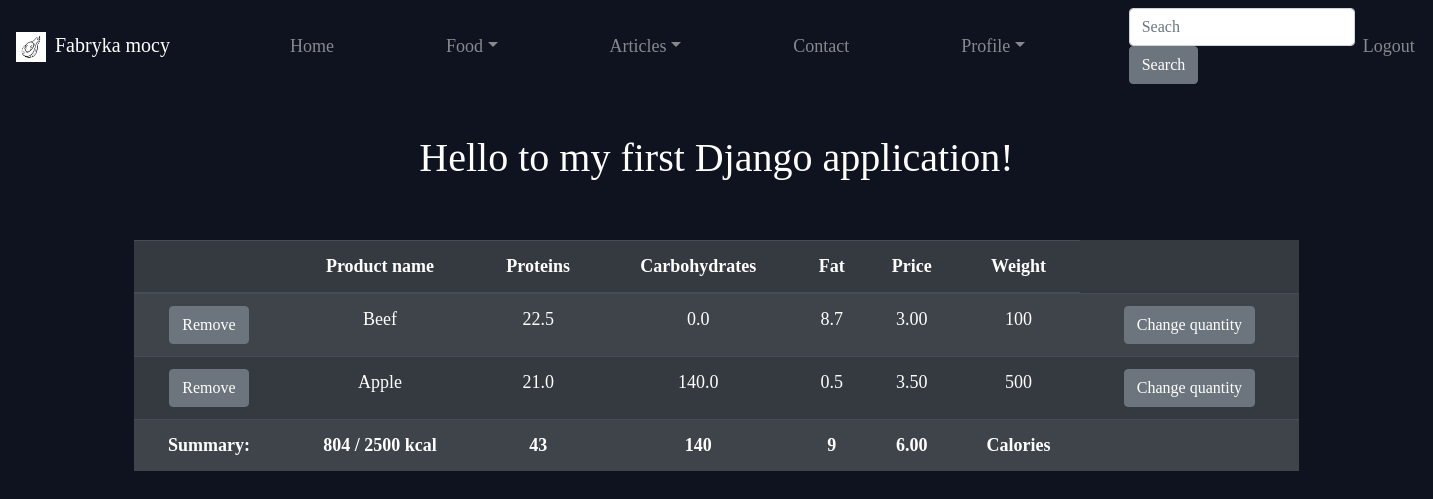
The app's page /user/diet_plan/ (signed in) with its own data.
### User/models.py (models this page shows, shortened)
class UserProd(models.Model):
	prod = models.ForeignKey(Products, on_delete=models.SET_NULL, null=True)
	date = models.TimeField(auto_now_add=True)
	diet_quantity = models.IntegerField(default=100)
	unique_number = models.CharField(max_length=10)
	@property
	def prod_protein(self):
		return round(self.prod.protein * self.diet_quantity / 100,2)
	@property
	def prod_carbohydrates(self):
		return round(self.prod.carbohydrates * self.diet_quantity / 100,2)
	@property
	def prod_fat(self):
		return round(self.prod.fat * self.diet_quantity / 100,2)
	@property
	def prod_price(self):
		return self.prod.price * self.diet_quantity / 100

class Diet(models.Model):
	profile_user = models.ForeignKey(Profile, on_delete=models.SET_NULL, null=True)
	date = models.TimeField(auto_now=True)
	diet_prod = models.ManyToManyField(UserProd, related_name="diet_set")#related_name="<class>_set" by default.
	def get_all_prods(self):
		return self.diet_prod.all()
	@property
	def get_diet_carbohydrates(self):
		return int(sum([diet_prod.prod_carbohydrates for diet_prod in self.diet_prod.all()]))
	@property
	def get_diet_fat(self):
		return int(sum([diet_prod.prod_fat for diet_prod in self.diet_prod.all()]))
	@property
	def get_diet_price(self):
		return int(sum([diet_prod.prod_price for diet_prod in self.diet_prod.all()]))
	@property
	def get_diet_proteins(self):
		return int(sum([diet_prod.prod_protein for diet_prod in self.diet_prod.all()]))
	@property
	def get_diet_callories(self):
		return int(sum([self.get_diet_carbohydrates*4, self.get_diet_fat*8, self.get_diet_proteins*4]))

class Profile(models.Model):
	user = models.OneToOneField(User, on_delete=models.CASCADE) # CASCADE: delete user => delete profile
	image = models.ImageField(default='default.jpg', upload_to='profile_pictures')#pip install Pillow require for handling images in Django
	username = models.CharField(max_length=50)
	diet_type = models.CharField(max_length=5, choices=(
		("1", "Vegan"),
		("2", "Vegeterian"),
		("3", "Paleo"),
		("4", "Keto"),
		("5", "None")
		), default="5"
	)
	calories_limit= models.IntegerField(default=2500, blank=True, null=True)

### Food/models.py (models this page shows, shortened)
class Products(models.Model):
    name = models.CharField(max_length=50)
    protein = models.FloatField()
    carbohydrates = models.FloatField()
    fat = models.FloatField()
    description = models.TextField(blank=True)
    quantity = models.IntegerField(blank=True)
    price = models.DecimalField(max_digits=100, decimal_places=2, blank=True)
    date = models.TimeField(auto_now_add=True)
    food_type = models.CharField(max_length=6, choices=(
        ("1", "Meat"),
        ("2", "Fruit"),
        ("3", "Vegetable"),
        ("4", "SeaFood"),
        ("5", "Nuts"),
        ("6", "Grains"),
        ("7", "Diary")
        )
    )
    slug = models.CharField(
      max_length=20,
      null= True,
      unique=True,
   )
    class Meta:
        ordering = ["name"]
    def __str__(self):
        return f"{self.name}"

### User/views.py (the view)
# urls.py: path("diet_plan/", DietView.as_view(), name="diet_plan"),
class DietView(ListView):
    model = Diet
    template_name = "Users/Diet/user_diet_view.html"

### Templates/Users/Diet/user_diet_view.html
{% extends 'base.html' %}
{% block content %}
	<table class="table table-striped table-dark">
		<thead>
			<tr>
				<th scope="col"></th>
				<th scope="col">Product name</th>
				<th scope="col">Proteins</th>
				<th scope="col">Carbohydrates</th>
				<th scope="col">Fat</th>
				<th scope="col">Price</th>
				<th scope="col">Weight</th>
			</tr>
		</thead>
		<tbody>
			{% for element in object_list %}
				{% if element.profile_user == request.user.profile %}
					{% for i in element.get_all_prods %}
					<tr>
						<td>
							<button type="button" class="btn btn-secondary">
								<a class="hyperlink-off" href="{% url 'delete_user_prod' i.pk %}">
									Remove
								</a>
							</button>
						</td>
						<td>{{ i.prod|lower|capfirst }}</td>
						<td>{{ i.prod_protein|floatformat:1 }}</td>
						<td>{{ i.prod_carbohydrates|floatformat:1 }}</td>
						<td>{{ i.prod_fat|floatformat:1 }}</td>
						<td>{{ i.prod_price }}</td>
						<td>{{ i.diet_quantity|floatformat:0 }}</td>
						<td>
							<button type="button" class="btn btn-secondary">
								<a class="hyperlink-off" href="{% url 'edit_user_prod' i.pk %}">
									Change quantity
								</a>
							</button>
						</td>
					</tr>
					{% endfor %}
					<tr>
						<th scope="col">Summary:</th>
						<th scope="col">{{ element.get_diet_callories }} / {{ element.profile_user.calories_limit }} kcal</th>
						<th scope="col">{{ element.get_diet_proteins }}</th>
						<th scope="col">{{ element.get_diet_carbohydrates }}</th>
						<th scope="col">{{ element.get_diet_fat }}</th>
						<th scope="col">{{ element.get_diet_price|floatformat:2 }}</th>
						<th scope="col">Calories</th>
						<td></td>
					</tr>
				{% endif %}
			{% endfor %}
		</tbody>
	</table>
{% endblock %}

### files/style.css (style rules this page uses)
.hyperlink-off, .hyperlink-off:hover { text-decoration: none; font-family: Ubuntu; color: #fff; }

### records on screen
Diet: get_diet_callories "804", profile_user.calories_limit "2500", get_diet_proteins "43", get_diet_carbohydrates "140", get_diet_fat "9", get_diet_price "6.00"
UserProd: prod "Beef", prod_protein "22.5", prod_carbohydrates "0.0", prod_fat "8.7", prod_price "3.00", diet_quantity "100"
UserProd: prod "Apple", prod_protein "21.0", prod_carbohydrates "140.0", prod_fat "0.5", prod_price "3.50", diet_quantity "500"
